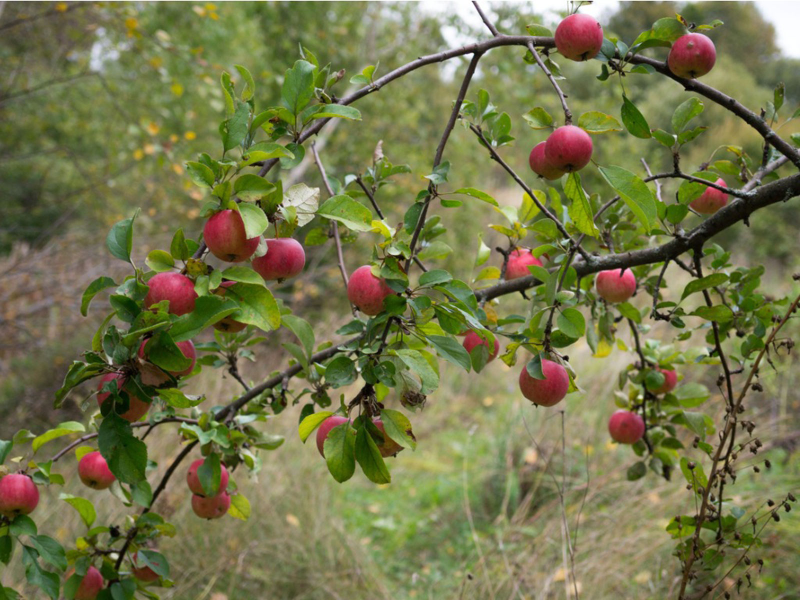
#> input picture Exercises_Week_1/appletree.jpg, 1600 x 1200 px (shown at 1/2 size)
$ jupyter execute Weekly_Project_3.ipynb
#> lines starting #> are read from the running program, lines starting #| are printed output that depends on the picture; after the words box and inside, x2 and y2 are one past the last pixel; in counts of white or black regions, pixels touching at a corner belong together
[cell 1]
import cv2
import numpy as np
from matplotlib import pyplot as plt

# Weekly project part 1
    Using the image "appletree.jpg"
    A) Can you segment the apples from the tree?
    B) Can you get the computer to count how many there are?
        How close can you get there are 26.
    C) Can you change color of one of them?
    D) Can you segment the leaves?


## A)

[cell 2]
path = "appletree.jpg"
bgr_img = cv2.imread(path)
#> bgr_img is the input picture: shape (1200, 1600, 3); mean B, G, R 74.3, 117, 116.1

plt.imshow(cv2.cvtColor(bgr_img, cv2.COLOR_BGR2RGB))

[cell 3]
plt.imshow(bgr_img[:,:,-1], cmap="gray")
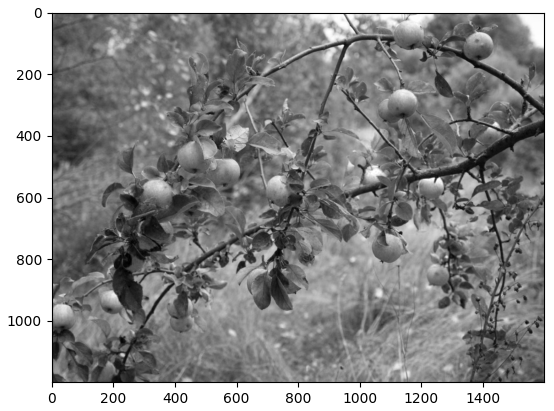
#> figure drawn by matplotlib, 1 panel

Thresholding a single channel won't probably do the job...

[cell 4]
def empty_function(*args):
    pass

def ThresholdBGRTrackbar(img):
    """
    input:
    img - BGR image

    returns:
    bgr_thresh - merged BGR image with each channel thresholded
    """
    win_name = "ThresholdTrackbar"
    img = img.copy()

    cv2.namedWindow(win_name, cv2.WINDOW_NORMAL)
    cv2.resizeWindow(win_name, 1000,500)

    cv2.createTrackbar("threshold_B", win_name, 40, 255, empty_function)
    cv2.createTrackbar("threshold_G", win_name, 60, 255, empty_function)
    cv2.createTrackbar("threshold_R", win_name, 125, 255, empty_function)

    while True:
        th_B = cv2.getTrackbarPos("threshold_B", win_name)
        th_G = cv2.getTrackbarPos("threshold_G", win_name)
        th_R = cv2.getTrackbarPos("threshold_R", win_name)

        img_temp = img.copy()
        (b, g, r) = cv2.split(img_temp)
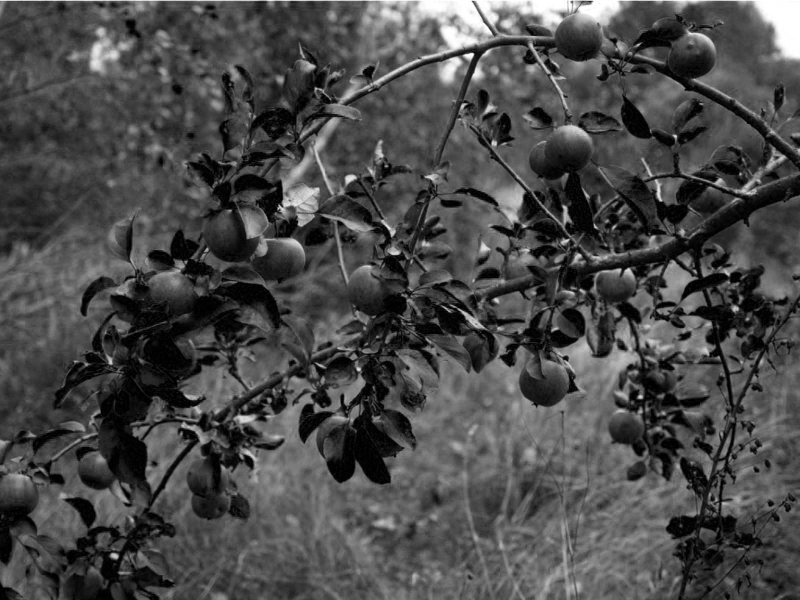
#> b: shape (1200, 1600) (shown at 1/2 size); min 0, max 255, mean 74.3
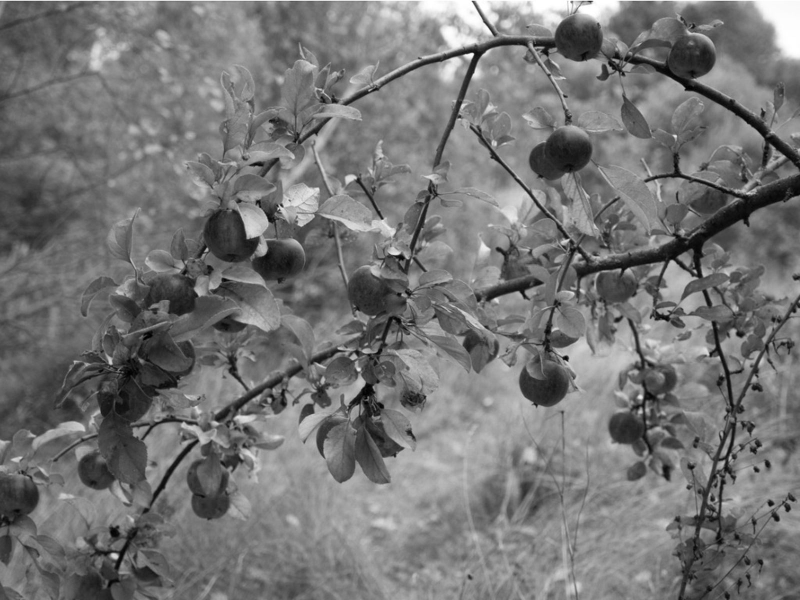
#> g: shape (1200, 1600) (shown at 1/2 size); min 0, max 255, mean 117
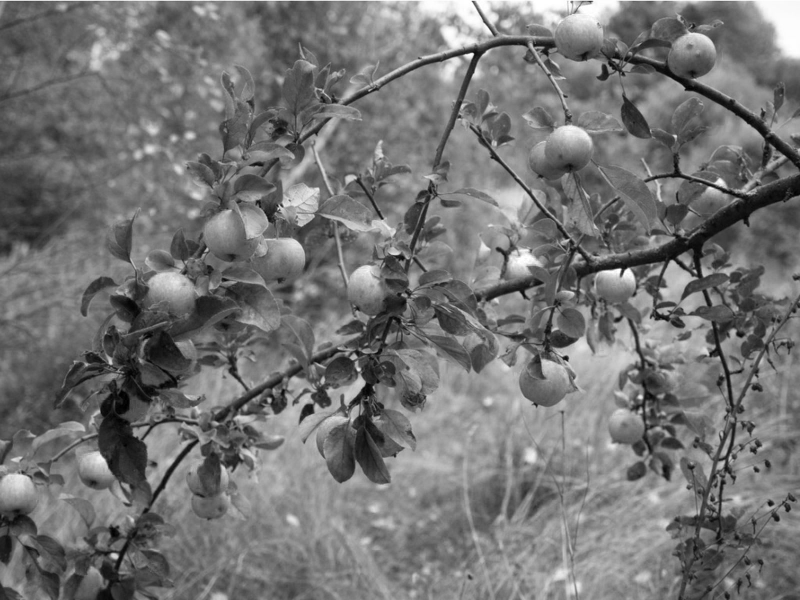
#> r: shape (1200, 1600) (shown at 1/2 size); min 0, max 255, mean 116.1
        thresholded_B = cv2.threshold(b, th_B, 255, cv2.THRESH_BINARY_INV)[1]
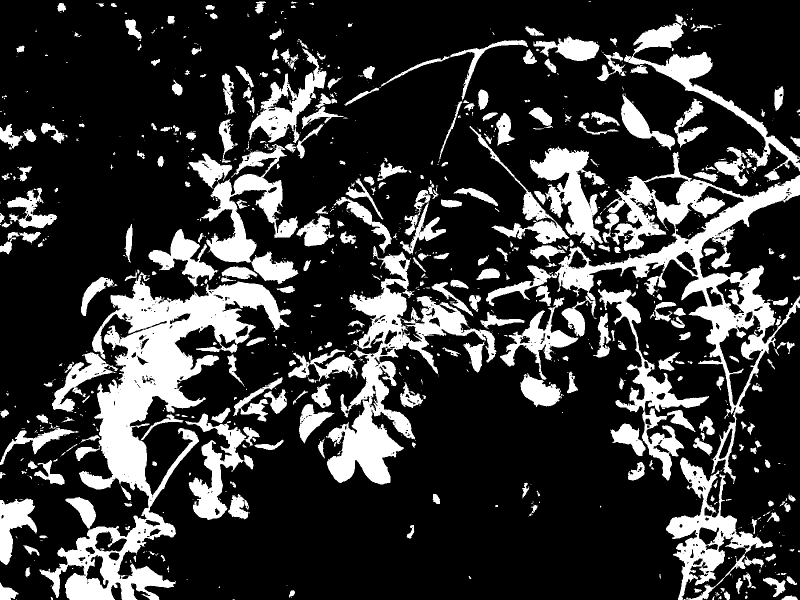
#> thresholded_B: shape (1200, 1600) (shown at 1/2 size); 22% white; 1009 white regions (639 under 20 px), largest, box (x1, y1, x2, y2) and area: (79, 544, 583, 1200) 81811, (972, 304, 1600, 968) 56972, (652, 492, 993, 969) 38609
        thresholded_G = cv2.threshold(g, th_G, 255, cv2.THRESH_BINARY_INV)[1]
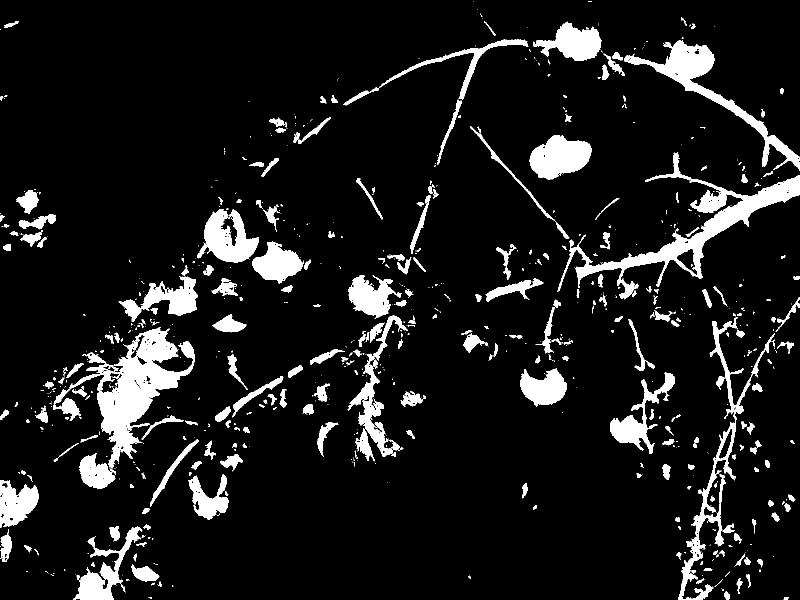
#> thresholded_G: shape (1200, 1600) (shown at 1/2 size); 9.8% white; 791 white regions (494 under 20 px), largest, box (x1, y1, x2, y2) and area: (107, 654, 390, 936) 22580, (1115, 304, 1600, 599) 19688, (1248, 80, 1600, 342) 11978
        thresholded_R = cv2.threshold(r, th_R, 255, cv2.THRESH_BINARY)[1]
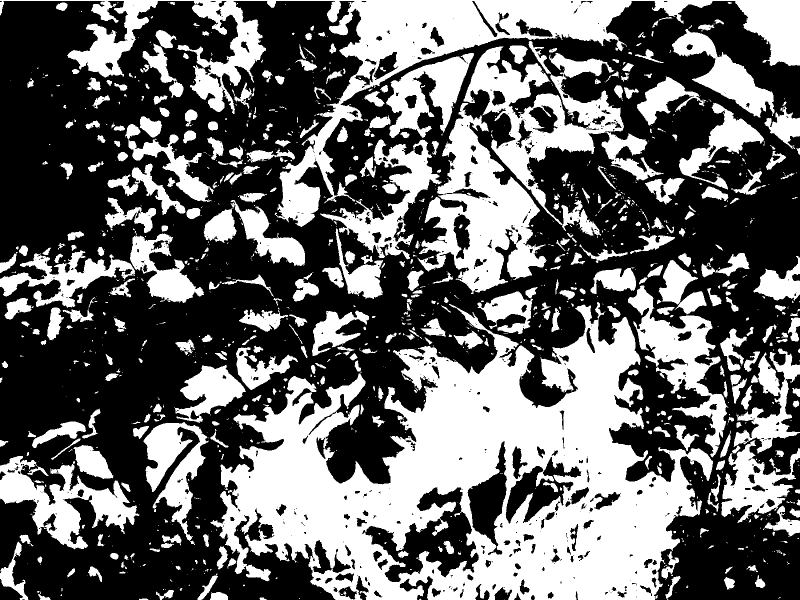
#> thresholded_R: shape (1200, 1600) (shown at 1/2 size); 41.3% white; 1294 white regions (817 under 20 px), largest, box (x1, y1, x2, y2) and area: (421, 604, 1426, 1200) 293253, (0, 0, 1600, 454) 105976, (835, 206, 1093, 588) 41794
        bgr_thresh = cv2.merge((thresholded_B, thresholded_G, thresholded_R))
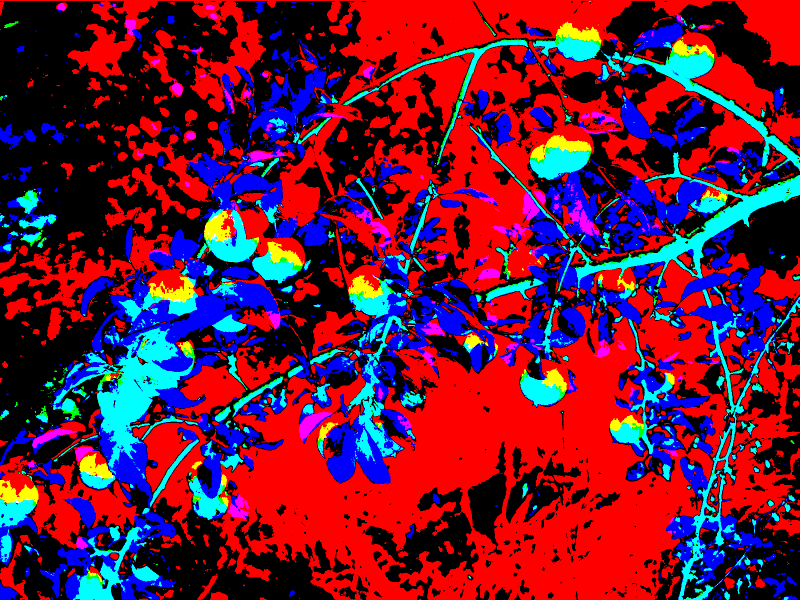
#> bgr_thresh: shape (1200, 1600, 3) (shown at 1/2 size); mean B, G, R 56, 25, 105.2
        cv2.imshow(win_name, bgr_thresh)

        # Code exits "while true loop" by pressing letter 'c'
        key = cv2.waitKey(1) & 0xFF
#> (key Esc is pressed here)
        if key == ord("c"):
            break

    cv2.destroyAllWindows()
    return bgr_thresh
